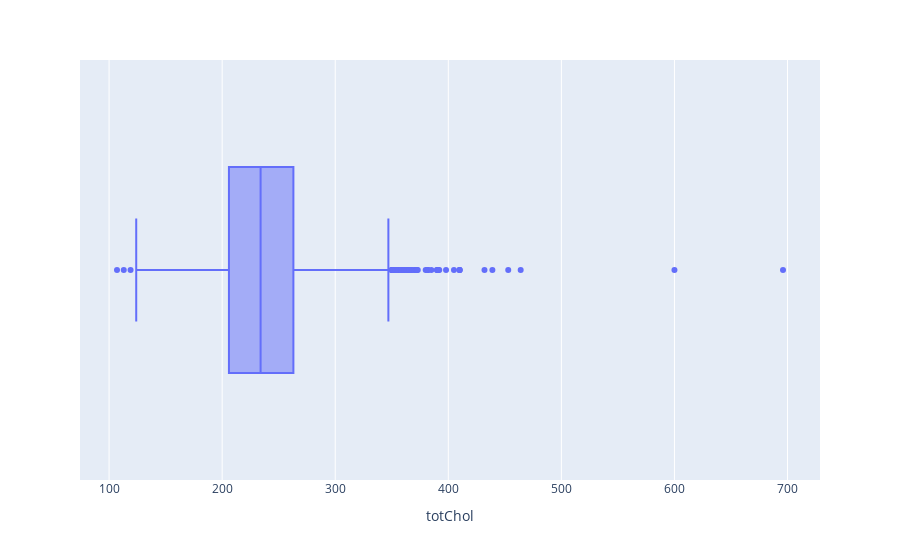

Notebook code for this chart:
### Code cell
px.box(df,x=df["totChol"])

### Figure 1 — Plotly figure (JSON) as saved in the notebook; plotly's stock layout.template omitted (floating-point values rounded to 4 significant figures; data arrays with more than 128 entries replaced by an {"elided": "..."} marker saying what was removed)
{"data": [{"alignmentgroup": "True", "hovertemplate": "totChol=%{x}<extra></extra>", "legendgroup": "", "marker": {"color": "#636efa"}, "name": "", "notched": false, "offsetgroup": "", "orientation": "h", "showlegend": false, "type": "box", "x": {"elided": "4240 float values"}, "x0": " ", "xaxis": "x", "y0": " ", "yaxis": "y"}], "layout": {"autosize": true, "boxmode": "group", "legend": {"tracegroupgap": 0}, "margin": {"t": 60}, "xaxis": {"anchor": "y", "autorange": true, "domain": [0, 1], "range": [74.28, 728.7], "title": {"text": "totChol"}, "type": "linear"}, "yaxis": {"anchor": "x", "autorange": true, "domain": [0, 1], "range": [-0.5, 0.5], "type": "category"}}}
